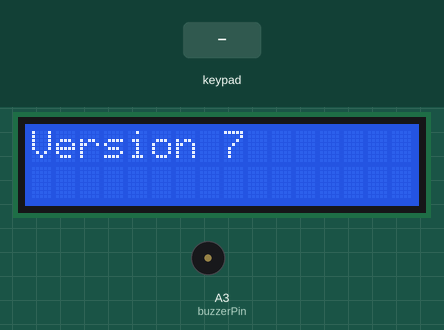
Simulated run of this sketch. Board: Arduino Uno, built with avr-gcc and run on an emulated ATmega328P. Shown: 16×2 character LCD, buzzer (waves = sounding). Wiring (inferred from the names in the program): 3×3 keypad with keys 1 2 3 4 5 6 7 8 9 (labels assumed): rows pin 2, pin 3, pin 4; columns pin 5, pin 6, pin 7. The test bench sets the inputs (shaded band). What the sketch prints to the serial monitor is not drawn.

Above: at 1.2 s.
1.3 s: keypad keys 1 2 pressed 0.4 s apart
At 3.0 s:
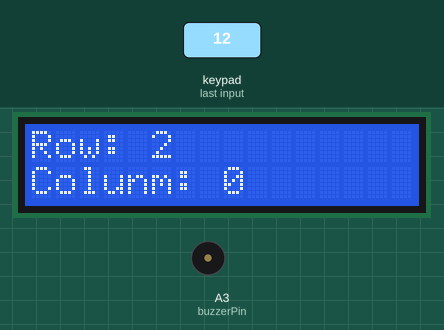
3.6 s: key '3' pressed
At 4.8 s:
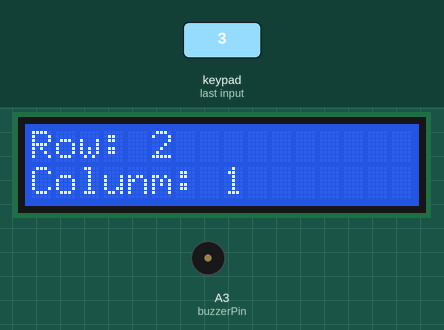
5.4 s: key '4' pressed
At 6.0 s:
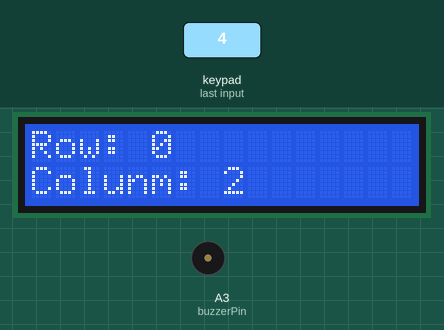
7.2 s: keypad keys 2 5 pressed 0.4 s apart
At 8.8 s:
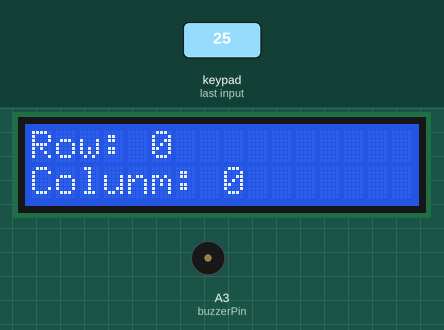
Timing chart, 0 to 10.3 s (numbered marks = the images above; inputs shaded):
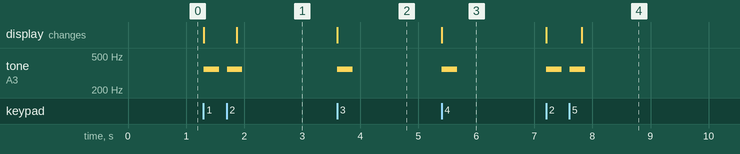

Measured:
- after the input at 1.3 s, tone on A3 (buzzerPin): alternates 350 Hz for 0.27 s and silent for 0.13 s, 4 changes in all, then stays silent, starting at once; the display: first changes at once (image 1 shows a later state)
- after the input at 3.6 s, tone on A3 (buzzerPin): silent → 350 Hz at once, → silent 0.27 s later; the display: changes at once (image 2)
- after the input at 5.4 s, tone on A3 (buzzerPin): silent → 350 Hz at once, → silent 0.27 s later; the display: changes at once (image 3)
- after the input at 7.2 s, tone on A3 (buzzerPin): alternates 350 Hz for 0.27 s and silent for 0.13 s, 4 changes in all, then stays silent, starting at once; the display: first changes at once (image 4 shows a later state)

The sketch:

HardwareTesting.ino
```cpp
#include <LiquidCrystal.h>

LiquidCrystal lcd(8, 9, 10, 11, 12, 13);

const int rows[] = {2, 3, 4};
const String rowsS[] = {"2", "0", "1"};
const int cols[] = {5, 6, 7};
const String colsS[] = {"2", "0", "1"};

int buzzerPin = A3;

void setup() {
  lcd.begin(16, 2);
  lcd.print("Version 7");

  pinMode(buzzerPin, OUTPUT);

  for (int r = 0; r < 3; r++) {
    pinMode(rows[r], OUTPUT);
    digitalWrite(rows[r], HIGH);
  }

  for (int c = 0; c < 3; c++) {
    pinMode(cols[c], INPUT_PULLUP);
  }

  Serial.begin(9600);
}

void loop() {
  for (int r = 0; r < 3; r++) {

    // Activate one row
    digitalWrite(rows[r], LOW);
    delay(1); // allow signal to settle

    // Check every column
    for (int c = 0; c < 3; c++) {
      if (digitalRead(cols[c]) == LOW) {
        Serial.print("Key pressed at row ");
        Serial.print(rowsS[r]);
        Serial.print(", column ");
        Serial.println(colsS[c]);

        // LCD Print
        lcd.clear();
        lcd.print("Row: " + rowsS[r]);
        lcd.setCursor(0, 1);
        lcd.print("Colunm: " + colsS[c]);
        tone(buzzerPin, 350, 100);
        //delay(100); // slow down output
      }
    }

    // Deactivate row
    digitalWrite(rows[r], HIGH);
  }
}
```
